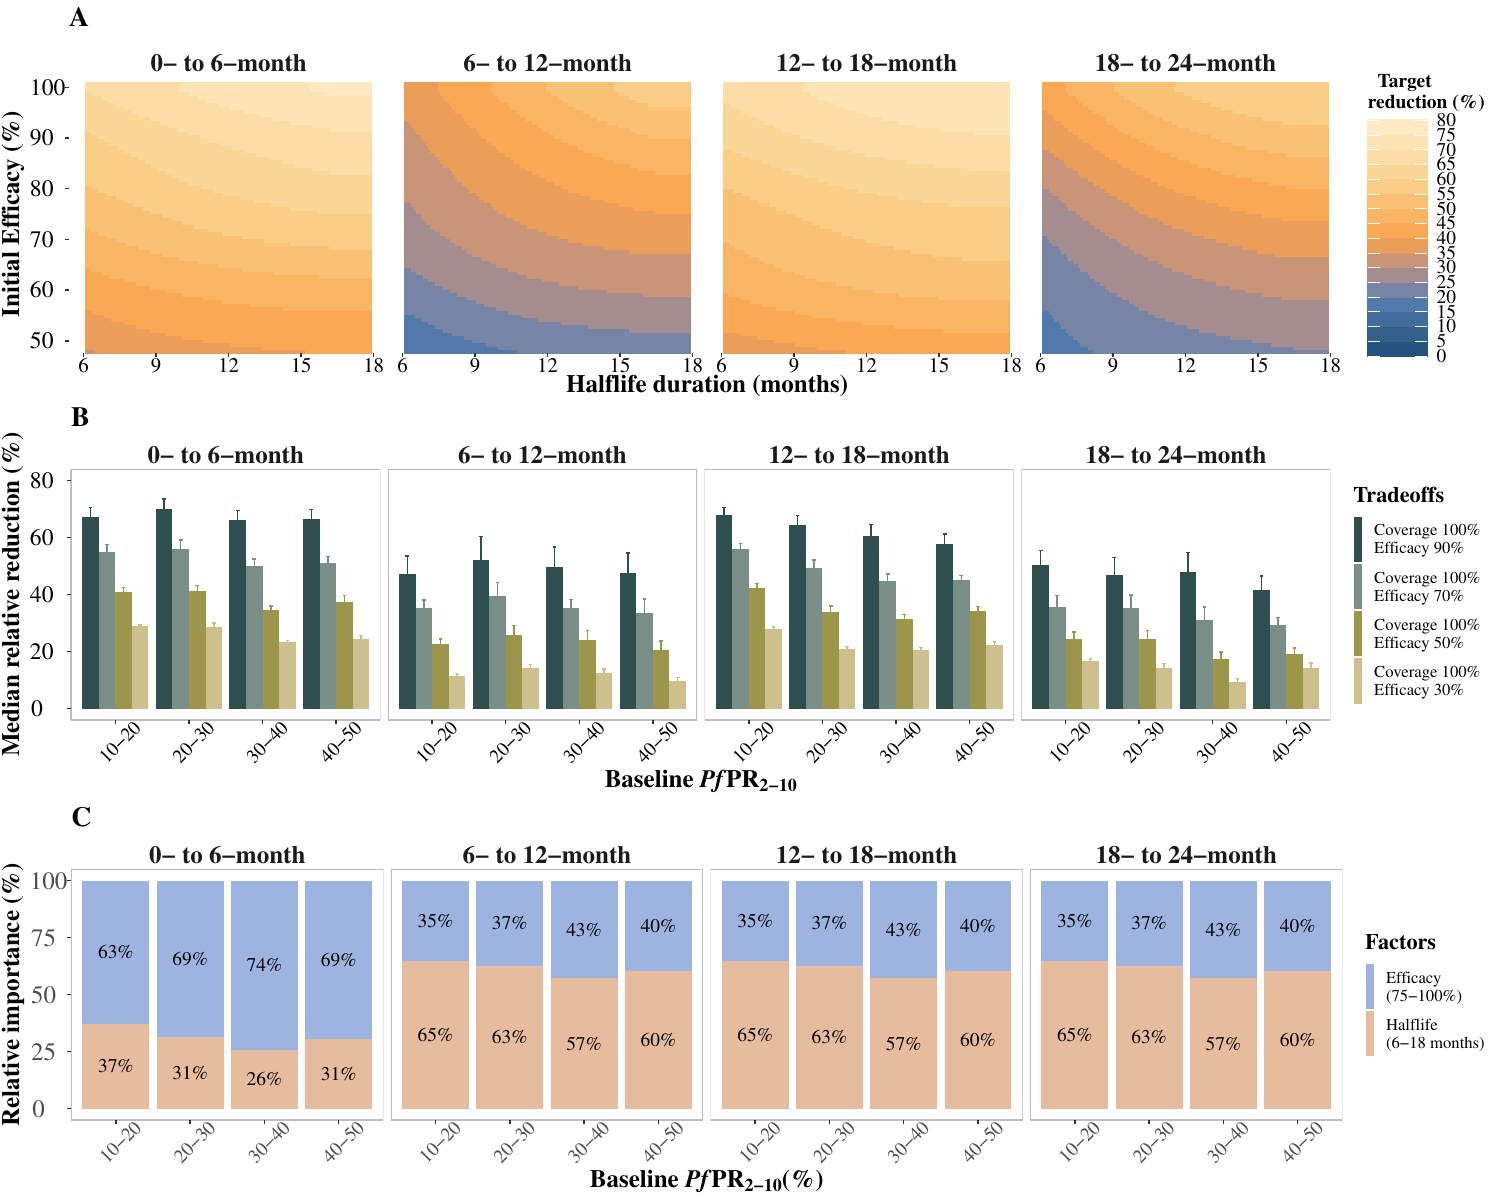

Write the R code that produced this figure.
rm(list=ls())
# Library
library(ggplot2)
library(dplyr)
library(hetGP)
library(MetBrewer)
library(gmodels)
library("ggsci")
library("wesanderson")
#names(wes_palettes)
library(ggh4x)
library(ggpubr)

##########################################################################################
### Visualizes tradeoffs and reduction and sensitivity analysis for hybrid vaccination
### Multiseasonal impact
##########################################################################################

data_set <- read.csv(paste0(getwd(),"/S1 Text_FigM/data_multiseasonal_Tradeoffs.csv"))

data_set$expr = recode_factor(data_set$exp,"multi" ="Hybrid vaccination",
                              "multiBoost" ="Hybrid vaccination",
                              "multiTimed" ="Mass vaccination",
                              "multiTimedBoost" ="Mass vaccination",)

data_set$boost = recode_factor(data_set$exp,"multi" ="without Booster",
                               "multiBoost" ="with Booster",
                               "multiTimed" ="without Booster",
                               "multiTimedBoost" ="with Booster",)

data_set <- data_set[data_set$expr=="Mass vaccination",]

data_set$Seasons = recode_factor(data_set$Seasons,"Seasonal transmission" ="Short season",
                                 "Long season" ="Long season","Perennial transmission"="Constant transmission" )

data_set = data_set[data_set$Coverage==1 &
                      data_set$prev_cat=="10-20" &
                      data_set$Seasons== "Long season" &
                      data_set$boost=="with Booster"
                    , ]

text_size = 15
# #when we want to check the predicted reductions by prevalence and all
a<-ggplot(data=data_set, aes(x = Duration, y = InitialEfficacy, fill = Reduction)) +
  geom_tile(width = 1.5, height = 2) +
  # facet_nested(.~expr+outcome)+
  facet_nested(.~outcome)+
  theme(panel.grid = element_blank(),
        text=element_text(family="Times"),
        panel.border = element_blank(),#panel.border = element_rect(colour = "grey", fill=NA, linewidth=0.5),
        panel.background = element_blank(),
        axis.title.y = element_text(margin = margin(t = 0, r = 0, b = 0, l = 0), vjust = 2, face = "bold", size=18),
        axis.title.x = element_text(margin = margin(t = -5, r = 0, b = 0, l = 0),vjust = 0, face = "bold", size=18),
        axis.text.x = element_text(margin = margin(t = 1), angle = 0, colour = "black", size=15),
        axis.text.y = element_text(margin = margin(r = 0), hjust = 0, colour = "black", size=17),
        #axis.ticks.y = element_blank(),
        plot.title = element_text(hjust = 0,face = "bold", size=20),
        strip.background = element_blank(),
        strip.text = element_text(face = "bold", vjust = -0.5, size = 18),
        panel.spacing = unit(0, "lines"),
        legend.text = element_text(size=14),
        legend.title = element_text(size=14,face="bold"),
        legend.position = "right", 
        legend.direction = "vertical",
        legend.key = element_rect(fill = "white"),
        legend.key.height = unit(1.2, 'cm'), legend.key.width= unit(1.5, 'cm'))+
  coord_cartesian(xlim = c(6,18),ylim = c(50,100))+
  scale_x_continuous(limits = c(6,18), breaks=seq(6,18,3))+
  scale_fill_stepsn(colours = c("#1B4D79", "#5880B1", "#F9A24B", "#F9D48E", "#FFEDCB"),
                    breaks= seq(0,80,5),
                    limits=c(0,80),
                    show.limits=F)+
  guides(fill = guide_colourbar(title.position = "top", order = 0,title = "  Target \nreduction (%)"))+
  labs(title = "A",  y = paste0("Initial Efficacy (%)"), x="Halflife duration (months)")#+#x = expression(paste(bold("Baseline "), bolditalic("Pf"), bold("PR"["2-10"])))) +


##########################################################################################

data_set <- readRDS(paste0(getwd(),"/S1 Text_FigM/data_multiseasonal_Reduction.rds"))

data_set$expr = recode_factor(data_set$exp,"multi" ="Hybrid vaccination",
                              "multiBoost" ="Hybrid vaccination",
                              "multiTimed" ="Mass vaccination",
                              "multiTimedBoost" ="Mass vaccination",)

data_set$boost = recode_factor(data_set$exp,"multi" ="without Booster",
                               "multiBoost" ="with Booster",
                               "multiTimed" ="without Booster",
                               "multiTimedBoost" ="with Booster",)

data_set <- data_set[data_set$expr=="Mass vaccination",]

data_set$Seasons = recode_factor(data_set$Seasons,"Seasonal transmission" ="Short season",
                                 "Long season" ="Long season","Perennial transmission"="Constant transmission" )

data_set = data_set[data_set$half_cat2!="6-12mo" &
                      data_set$prev_cat!="0-10" &
                      data_set$Seasons== "Long season" &
                      data_set$boost=="with Booster"
                    , ]

data_set$value <- data_set$Reduction
data_set0 <- data_set %>% 
  group_by(grps, prev_cat,access, Seasons, outcome,expr, boost) %>% 
  mutate(across(starts_with(c("value")),
                .fns = list(
                  #mean = ~ci(.x, na.rm=TRUE)[1],
                  #se = ~ci(.x, na.rm=TRUE)[4],
                  #n = ~nobs(.x),
                  ci_l   = ~quantile(.x, probs = 0.25),
                  ci_u   = ~quantile(.x, probs = 0.75),
                  median = ~quantile(.x, probs = 0.50)
                )))

data_set1 <- data_set %>%
  group_by(grps, prev_cat,access, Seasons, outcome,expr, boost) %>%
  reframe(value_median = mean(Reduction),sd=sd(Reduction),value_ci_u=(value_median+3*sd),value_ci_l=(value_median-3*sd))

b<-ggplot(data=data_set1) +
  geom_bar(aes(y = value_median , x = prev_cat, fill=factor(grps)), position="dodge", stat="identity")+
  geom_errorbar(aes(x=prev_cat,ymax=value_ci_u, ymin=value_ci_l, color=grps), width=.2,
                position=position_dodge(.9), show.legend = FALSE)+
  # facet_nested(.~expr+outcome)+
  facet_nested(.~outcome)+
  theme(text=element_text(family="Times"),
        panel.border = element_rect(colour = "grey", fill=NA, linewidth=0.5),#panel.border = element_blank(),
        panel.background = element_blank(),
        axis.line.x.bottom = element_line(color="grey"),
        axis.line.y.left = element_line(color="grey"),
        axis.title.y = element_text(margin = margin(t = 0, r = 0, b = 0, l = 0), vjust = 2, face = "bold", size=18),
        axis.title.x = element_text(margin = margin(t = -15, r = 0, b = 0, l = 0),vjust = 0, face = "bold", size=18),
        axis.text.x = element_text(margin = margin(t = 10), angle = 45, colour = "black", size=14),
        axis.text.y = element_text(margin = margin(r = 10), hjust = 0.1, colour = "black", size=17),
        strip.text = element_text(margin = margin(t = 5), angle = 0,vjust = 1,face = "bold", size = 18),
        plot.title = element_text(hjust = 0,face = "bold", size=20),
        strip.background = element_blank(),
        # strip.text = ggtext::element_markdown(face = "bold", size = 16),
        legend.text = element_text(size=12),
        legend.title = element_text(size=16,face="bold"),
        legend.position = "right", 
        legend.direction = "vertical",
        legend.key = element_rect(fill = "white"),
        legend.key.height = unit(1.2, 'cm'), legend.key.width= unit(0.25, 'cm'))+
  coord_cartesian(ylim = c(0,80))+
  scale_fill_manual(values = c("#2F4F4F", "#798E87", "#9C964A","#CDC08C"))+#wes_palette("Moonrise2", n = 4))+
  scale_colour_manual(values = c("#2F4F4F", "#798E87", "#9C964A","#CDC08C"))+
  labs(title = "B",fill = "Tradeoffs", y = paste0("Median relative reduction (%)"), 
       x = expression(paste(bold("Baseline "), bolditalic("Pf"), bold("PR"["2-10"]))))


##########################################################################################

data_set <- readRDS(paste0(getwd(),"/S1 Text_FigM/data_multiseasonal_Sensitivity.rds"))

data_set$expr = recode_factor(data_set$exp,"multi" ="Hybrid vaccination",
                              "multiBoost" ="Hybrid vaccination",
                              "multiTimed" ="Mass vaccination",
                              "multiTimedBoost" ="Mass vaccination",)

data_set$boost = recode_factor(data_set$exp,"multi" ="without Booster",
                               "multiBoost" ="with Booster",
                               "multiTimed" ="without Booster",
                               "multiTimedBoost" ="with Booster",)

data_set <- data_set[data_set$expr=="Mass vaccination",]

data_set$Seasons = recode_factor(data_set$Seasons,"Seasonal transmission" ="Short season",
                                 "Long season" ="Long season","Perennial transmission"="Constant transmission" )

data_set = data_set[data_set$prev_cat!="0-10" & data_set$prev_cat!="50-60" &
                      data_set$Seasons== "Long season" &
                      data_set$boost=="with Booster" &
                      data_set$group!="Coverage", ]


data_set$Factors = recode_factor(data_set$Factors, "Coverage (100%)"="Coverage \n(100%)",
                                 "Efficacy (50-100%)"="Efficacy \n(75-100%)",
                                 "Halflife (6-18 months)"="Halflife \n(6-18 months)")

data_set$Factors <- droplevels(data_set$Factors)

text_size = 18
c<-ggplot(data = data_set, aes(x = prev_cat, y = important, fill = Factors)) +
  geom_bar(position="stack", stat="identity") +
  # facet_nested(.~expr+outcome)+
  facet_nested(.~outcome)+
  #scale_fill_manual(values=met.brewer("NewKingdom", 3), drop = F) + #"#e1846c", "#9eb4e0", "#e6bb9e", "#9c6849", "#735852"
  scale_fill_manual(values = c("#9eb4e0", "#e6bb9e"))+
  geom_text(aes(label = paste0(round(value,2)*100,"%")), family="Times",size = 5, hjust = 0.5,face="bold", position = position_stack(vjust = 0.5)) +
  theme_classic() +
  theme(panel.border = element_rect(colour = "grey", fill=NA, size=0.5),#panel.border = element_blank(),
        panel.background = element_blank(),
        axis.line.x.bottom = element_line(color="grey"),
        axis.line.y.left= element_line(color="grey"),
        text=element_text(family="Times"),
        axis.title.y = element_text(margin = margin(t = 0, r = 0, b = 0, l = 0), vjust = 2, face = "bold", size=18),
        axis.title.x = element_text(margin = margin(t = -15, r = 0, b = 0, l = 0),vjust = 0, face = "bold", size=18),
        axis.text.x = element_text(margin = margin(t = 10), angle = 45, size=14),
        axis.text.y = element_text(margin = margin(r = 0), hjust = 0.1, size=18),
        strip.background = element_blank(),#strip.background =  element_rect(size = 0.25, colour = "black"),# strip.background = element_blank(),
        strip.text = element_text(margin = margin(t = 5), angle = 0,vjust = 1,face = "bold", size = 18),
        plot.title = element_text(hjust = 0,face = "bold", size=20),
        legend.text = element_text(size=12),
        legend.title = element_text(size=16,face="bold"),
        legend.position = "right", 
        legend.direction = "vertical",
        legend.key.height = unit(1.2, 'cm'), legend.key.width= unit(0.25, 'cm'))+
  labs(title = "C",  y = "Relative importance (%)", x = expression(paste(bold("Baseline "), bolditalic("Pf"), bold("PR"["2-10"]), bold("(%)"))))

abc = ggarrange(a,b,c, ncol=1, common.legend = F,legend="right")
abc

ggsave(filename = paste0(getwd(),"/","Fig M.pdf"),
       plot = abc,
       width = 15,
       height = 12,
       dpi = 300)


